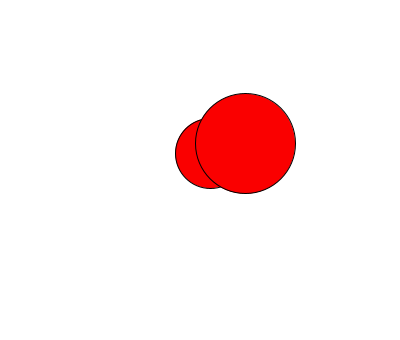
Frame 1 (no input)
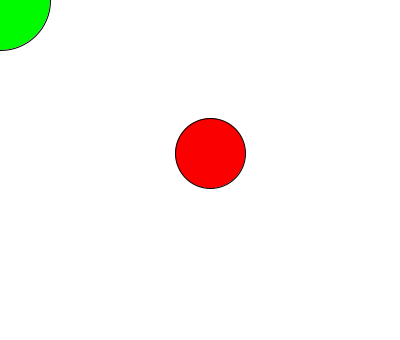
Frame 60 (the mouse pressed at the canvas centre just before this capture)
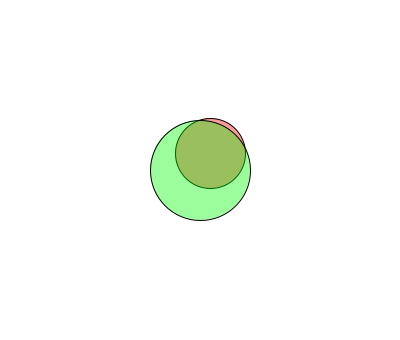
Frame 120 (the mouse held since frame 60 and released just before this capture)

The Processing sketch that drew these frames (run headless with seeded random() and noise(); from frame 60 on, the mouse is pressed at the canvas centre):

// Processing sketch: overlapping
// ── overlapping.pde
Particle p1,p2;

void setup()
{
  size(400,340);
  p1 = new Particle(70);
  p2 = new Particle(100);
}

void draw()
{
  background(255);
  p1.display();
  p2.display();
  p2.x = mouseX;
  p2.y = mouseY;
  if(p2.overlaps(p1)==true)
  {
    p1.col = color(250,0,0,100);
    p2.col = color(0,250,0,100);
  }
  else
  {
    p1.col = color(250,0,0);
    p2.col = color(0,250,0);    
  }
}
// ── Particle.pde
class Particle
{
  float x,y,r;
  color col = color(250,0,0);
  Particle()
  {
    r=random(20,50);
    x = random(width/2-r/2,width/2+r/2);
    y = random(height/2-r/2,height/2+r/2);
  }
  Particle(float rad)
  {
    r = rad;
    x = random(width/2-r/2,width/2+r/2);
    y = random(height/2-r/2,height/2+r/2);
  }
  Particle(float xt, float yt,float rad)
  {
    r = rad;
    x = xt;
    y = yt;
  }
  void display()
  {
    fill(col);
    ellipse(x,y,r,r);
  }
  boolean overlaps(Particle other)
  {
    if(dist(x,y,other.x,other.y)<(r/2+(other.r)/2))
    {
      return true;
    }
    else
    {
      return false;
    }
  }
}
